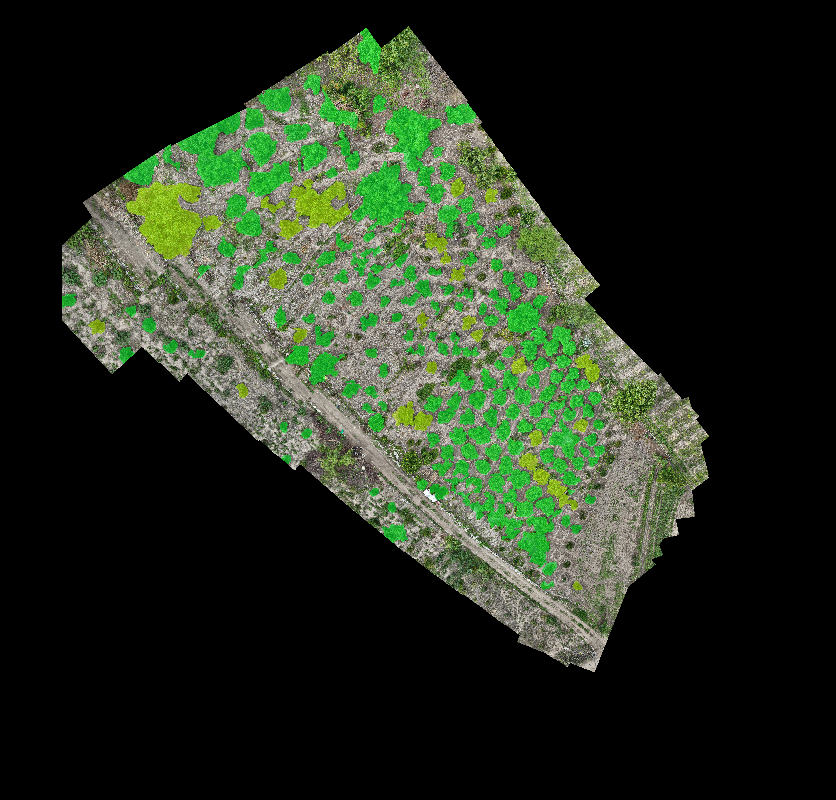
#> input picture assets/card-example.png, 836 x 800 px
$ python -i NDVI_mavic3M.py   (imports and definitions only)
#> lines starting #> are read from the running program, lines starting #| are printed output that depends on the picture

import argparse, json, subprocess, numpy as np, cv2, shlex, math, os, glob


# [38 lines left out: function modern_ldp_ndvi_colormap, not called in this run]

def exif_read(path):
    out = subprocess.check_output(["exiftool", "-j", "-n", path], text=True)
    meta = json.loads(out)[0]

    # Helper to get either "X" or "X " or "X Y" variants
    # [5 lines left out: function g, not called in this run]

    # Parse Dewarp Data e.g. "YYYY-mm-dd; fx,fy,cx,cy,k1,k2,p1,p2,k3"
    dewarp = g("DewarpData", "Dewarp Data")
    fx=fy=cx=cy=k1=k2=p1=p2=k3=None
    if isinstance(dewarp, str) and ";" in dewarp:
        _, nums = dewarp.split(";", 1)
        vals = [float(x.strip()) for x in nums.replace("\n", " ").split(",") if x.strip()!=""]
        if len(vals) >= 9:
            fx, fy, cx, cy, k1, k2, p1, p2, k3 = vals[:9]

    # Vignetting coefficients k[0..5]
    vign = g("VignettingData", "Vignetting Data")
    kpoly = None
    if isinstance(vign, str):
        kpoly = [float(x.strip()) for x in vign.split(",") if x.strip()!=""]
        if len(kpoly) < 6:
            kpoly = None

    # Calibrated HMatrix: 9 numbers
    hcal = g("CalibratedHMatrix", "Calibrated HMatrix")
    H = None
    if isinstance(hcal, str):
        hvals = [float(x.strip()) for x in hcal.split(",") if x.strip()!=""]
        if len(hvals) == 9:
            H = np.array(hvals, dtype=np.float64).reshape(3,3)

    h_dewarp = g("DewarpHMatrix", "Dewarp HMatrix" )
    H_d = None
    if isinstance(h_dewarp, str):
        hvals = [float(x.strip()) for x in h_dewarp.split(",") if x.strip()!=""]
        if len(hvals) == 9:
            H_d = np.array(hvals, dtype=np.float64).reshape(3,3)

    # Center for vignetting (designed optical center)
    # Note: guide says CenterX, CenterY from Calibrated Optical Center X/Y
    cx_design = float(g("CalibratedOpticalCenterX", "Calibrated Optical Center X", default=0.0))
    cy_design = float(g("CalibratedOpticalCenterY", "Calibrated Optical Center Y", default=0.0))

    # Photometric fields
    bits = int(g("BitsPerSample", "Bits Per Sample", default=16))
    black = float(g("BlackLevel", "Black Level", default=0))
    gain  = float(g("SensorGain", "Sensor Gain", default=1.0))
    exp_us = float(g("ExposureTime", "Exposure Time", default=1000))
    pCam = float(g("SensorGainAdjustment", "Sensor Gain Adjustment", default=1.0))
    irradiance = float(g("Irradiance", default=1.0))
    band = str(g("BandName", "Band Name", default="")).upper()

    return dict(
        bits=bits, black=black, gain=gain, exp_us=exp_us, pCam=pCam,
        irradiance=irradiance, band=band,
        kpoly=kpoly, cx_design=cx_design, cy_design=cy_design,
        fx=fx, fy=fy, cx=cx, cy=cy, k1=k1, k2=k2, p1=p1, p2=p2, k3=k3,
        H=H, H_dewarp=H_d
    )

def load_gray16(path):
#> called with path = '../assets/card-example.png'
    I = cv2.imread(path, cv2.IMREAD_UNCHANGED)
#> I is the input picture: shape (800, 836, 4); mean B, G, R, A 30.6, 46.1, 36.2, 255
    if I is None:
        raise RuntimeError(f"Could not read {path}")
    if I.ndim == 3:
        I = cv2.cvtColor(I, cv2.COLOR_BGR2GRAY)
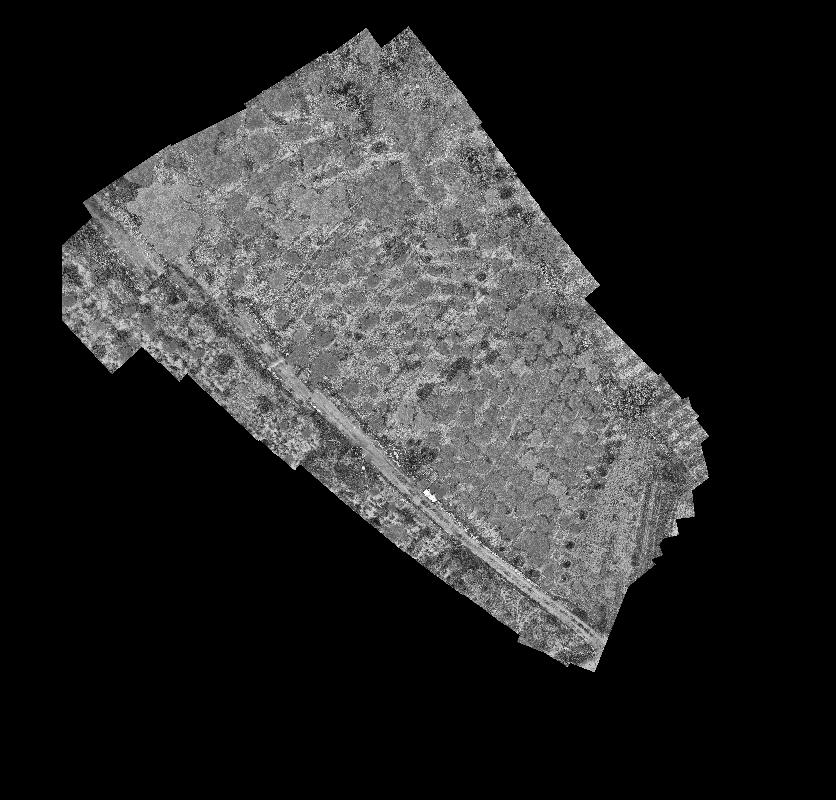
#> I: shape (800, 836); min 0, max 255, mean 41.4
    return I

# [96 lines left out: functions vignetting_correct, undistort_with_meta, apply_hmatrix, img_signal, ecc_align, not called in this run]

def per_band_pipeline(path):
    """
    Load -> vignetting -> undistort -> HMatrix warp -> return corrected image and metadata.
    """
    I0 = load_gray16(path)
    m = exif_read(path)

    I1 = vignetting_correct(I0, m)
    I2 = undistort_with_meta(I1, m)
    I3 = apply_hmatrix(I2, m["H"], out_shape=(I2.shape[1], I2.shape[0]))
    return I3, m

# [90 lines left out: functions compute_reflectance, ndvi_to_drgb, generate_ndvi_images, not called in this run]


# [4 lines not run here, left out]

#> (the run stopped early here; a loop or call above may not have finished)
